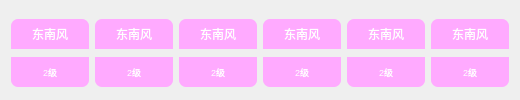
       <widget class="QWidget" name="widget0406" native="true">
        <property name="styleSheet">
         <string notr="true">color: rgb(255, 255, 255);</string>
        </property>
        <layout class="QGridLayout" name="gridLayout_7">
         <property name="bottomMargin">
          <number>4</number>
         </property>
         <property name="verticalSpacing">
          <number>0</number>
         </property>
         <item row="0" column="0">
          <widget class="QLabel" name="labelFX0">
           <property name="minimumSize">
            <size>
             <width>78</width>
             <height>30</height>
            </size>
           </property>
           <property name="maximumSize">
            <size>
             <width>78</width>
             <height>30</height>
            </size>
           </property>
           <property name="styleSheet">
            <string notr="true">color: rgb(255, 255, 255);
background-color: rgb(255, 170, 255);
border-radius: 7px;
border-bottom-right-radius: 0px;
border-bottom-left-radius: 0px;</string>
           </property>
           <property name="text">
            <string>东南风</string>
           </property>
           <property name="alignment">
            <set>Qt::AlignCenter</set>
           </property>
          </widget>
         </item>
         <item row="0" column="1">
          <widget class="QLabel" name="labelFX1">
           <property name="minimumSize">
            <size>
             <width>78</width>
             <height>30</height>
            </size>
           </property>
           <property name="maximumSize">
            <size>
             <width>78</width>
             <height>30</height>
            </size>
           </property>
           <property name="styleSheet">
            <string notr="true">color: rgb(255, 255, 255);
background-color: rgb(255, 170, 255);
border-radius: 7px;
border-bottom-right-radius: 0px;
border-bottom-left-radius: 0px;</string>
           </property>
           <property name="text">
            <string>东南风</string>
           </property>
           <property name="alignment">
            <set>Qt::AlignCenter</set>
           </property>
          </widget>
         </item>
         <item row="0" column="2">
          <widget class="QLabel" name="labelFX2">
           <property name="minimumSize">
            <size>
             <width>78</width>
             <height>30</height>
            </size>
           </property>
           <property name="maximumSize">
            <size>
             <width>78</width>
             <height>30</height>
            </size>
           </property>
           <property name="styleSheet">
            <string notr="true">color: rgb(255, 255, 255);
background-color: rgb(255, 170, 255);
border-radius: 7px;
border-bottom-right-radius: 0px;
border-bottom-left-radius: 0px;</string>
           </property>
           <property name="text">
            <string>东南风</string>
           </property>
           <property name="alignment">
            <set>Qt::AlignCenter</set>
           </property>
          </widget>
         </item>
         <item row="0" column="3">
          <widget class="QLabel" name="labelFX3">
           <property name="minimumSize">
            <size>
             <width>78</width>
             <height>30</height>
            </size>
           </property>
           <property name="maximumSize">
            <size>
             <width>78</width>
             <height>30</height>
            </size>
           </property>
           <property name="styleSheet">
            <string notr="true">color: rgb(255, 255, 255);
background-color: rgb(255, 170, 255);
border-radius: 7px;
border-bottom-right-radius: 0px;
border-bottom-left-radius: 0px;</string>
           </property>
           <property name="text">
            <string>东南风</string>
           </property>
           <property name="alignment">
            <set>Qt::AlignCenter</set>
           </property>
          </widget>
         </item>
         <item row="0" column="4">
          <widget class="QLabel" name="labelFX4">
           <property name="minimumSize">
            <size>
             <width>78</width>
             <height>30</height>
            </size>
           </property>
           <property name="maximumSize">
            <size>
             <width>78</width>
             <height>30</height>
            </size>
           </property>
           <property name="styleSheet">
            <string notr="true">color: rgb(255, 255, 255);
background-color: rgb(255, 170, 255);
border-radius: 7px;
border-bottom-right-radius: 0px;
border-bottom-left-radius: 0px;</string>
           </property>
           <property name="text">
            <string>东南风</string>
           </property>
           <property name="alignment">
            <set>Qt::AlignCenter</set>
           </property>
          </widget>
         </item>
         <item row="0" column="5">
          <widget class="QLabel" name="labelFX5">
           <property name="minimumSize">
            <size>
             <width>78</width>
             <height>30</height>
            </size>
           </property>
           <property name="maximumSize">
            <size>
             <width>78</width>
             <height>30</height>
            </size>
           </property>
           <property name="styleSheet">
            <string notr="true">color: rgb(255, 255, 255);
background-color: rgb(255, 170, 255);
border-radius: 7px;
border-bottom-right-radius: 0px;
border-bottom-left-radius: 0px;</string>
           </property>
           <property name="text">
            <string>东南风</string>
           </property>
           <property name="alignment">
            <set>Qt::AlignCenter</set>
           </property>
          </widget>
         </item>
         <item row="1" column="0">
          <widget class="QLabel" name="labelFL0">
           <property name="minimumSize">
            <size>
             <width>78</width>
             <height>30</height>
            </size>
           </property>
           <property name="maximumSize">
            <size>
             <width>78</width>
             <height>30</height>
            </size>
           </property>
           <property name="font">
            <font>
             <pointsize>7</pointsize>
            </font>
           </property>
           <property name="styleSheet">
            <string notr="true">color: rgb(255, 255, 255);
background-color: rgb(255, 170, 255);
border-radius: 7px;
border-top-right-radius: 0px;
border-top-left-radius: 0px;</string>
           </property>
           <property name="text">
            <string>2级</string>
           </property>
           <property name="alignment">
            <set>Qt::AlignCenter</set>
           </property>
          </widget>
         </item>
         <item row="1" column="1">
          <widget class="QLabel" name="labelFL1">
           <property name="minimumSize">
            <size>
             <width>78</width>
             <height>30</height>
            </size>
           </property>
           <property name="maximumSize">
            <size>
             <width>78</width>
             <height>30</height>
            </size>
           </property>
           <property name="font">
            <font>
             <pointsize>7</pointsize>
            </font>
           </property>
           <property name="styleSheet">
            <string notr="true">color: rgb(255, 255, 255);
background-color: rgb(255, 170, 255);
border-radius: 7px;
border-top-right-radius: 0px;
border-top-left-radius: 0px;</string>
           </property>
           <property name="text">
            <string>2级</string>
           </property>
           <property name="alignment">
            <set>Qt::AlignCenter</set>
           </property>
          </widget>
         </item>
         <item row="1" column="2">
          <widget class="QLabel" name="labelFL2">
           <property name="minimumSize">
            <size>
             <width>78</width>
             <height>30</height>
            </size>
           </property>
           <property name="maximumSize">
            <size>
             <width>78</width>
             <height>30</height>
            </size>
           </property>
           <property name="font">
            <font>
             <pointsize>7</pointsize>
            </font>
           </property>
           <property name="styleSheet">
            <string notr="true">color: rgb(255, 255, 255);
background-color: rgb(255, 170, 255);
border-radius: 7px;
border-top-right-radius: 0px;
border-top-left-radius: 0px;</string>
           </property>
           <property name="text">
            <string>2级</string>
           </property>
           <property name="alignment">
            <set>Qt::AlignCenter</set>
           </property>
          </widget>
         </item>
         <item row="1" column="3">
          <widget class="QLabel" name="labelFL3">
           <property name="minimumSize">
            <size>
             <width>78</width>
             <height>30</height>
            </size>
           </property>
           <property name="maximumSize">
            <size>
             <width>78</width>
             <height>30</height>
            </size>
           </property>
           <property name="font">
            <font>
             <pointsize>7</pointsize>
            </font>
           </property>
           <property name="styleSheet">
            <string notr="true">color: rgb(255, 255, 255);
background-color: rgb(255, 170, 255);
border-radius: 7px;
border-top-right-radius: 0px;
border-top-left-radius: 0px;</string>
           </property>
           <property name="text">
            <string>2级</string>
           </property>
           <property name="alignment">
            <set>Qt::AlignCenter</set>
           </property>
          </widget>
         </item>
         <item row="1" column="4">
          <widget class="QLabel" name="labelFL4">
           <property name="minimumSize">
            <size>
             <width>78</width>
             <height>30</height>
            </size>
           </property>
           <property name="maximumSize">
            <size>
             <width>78</width>
             <height>30</height>
            </size>
           </property>
           <property name="font">
            <font>
             <pointsize>7</pointsize>
            </font>
           </property>
           <property name="styleSheet">
            <string notr="true">color: rgb(255, 255, 255);
background-color: rgb(255, 170, 255);
border-radius: 7px;
border-top-right-radius: 0px;
border-top-left-radius: 0px;</string>
           </property>
           <property name="text">
            <string>2级</string>
           </property>
           <property name="alignment">
            <set>Qt::AlignCenter</set>
           </property>
          </widget>
         </item>
         <item row="1" column="5">
          <widget class="QLabel" name="labelFL5">
           <property name="minimumSize">
            <size>
             <width>78</width>
             <height>30</height>
            </size>
           </property>
           <property name="maximumSize">
            <size>
             <width>78</width>
             <height>30</height>
            </size>
           </property>
           <property name="font">
            <font>
             <pointsize>7</pointsize>
            </font>
           </property>
           <property name="styleSheet">
            <string notr="true">color: rgb(255, 255, 255);
background-color: rgb(255, 170, 255);
border-radius: 7px;
border-top-right-radius: 0px;
border-top-left-radius: 0px;</string>
           </property>
           <property name="text">
            <string>2级</string>
           </property>
           <property name="alignment">
            <set>Qt::AlignCenter</set>
           </property>
          </widget>
         </item>
        </layout>
       </widget>
